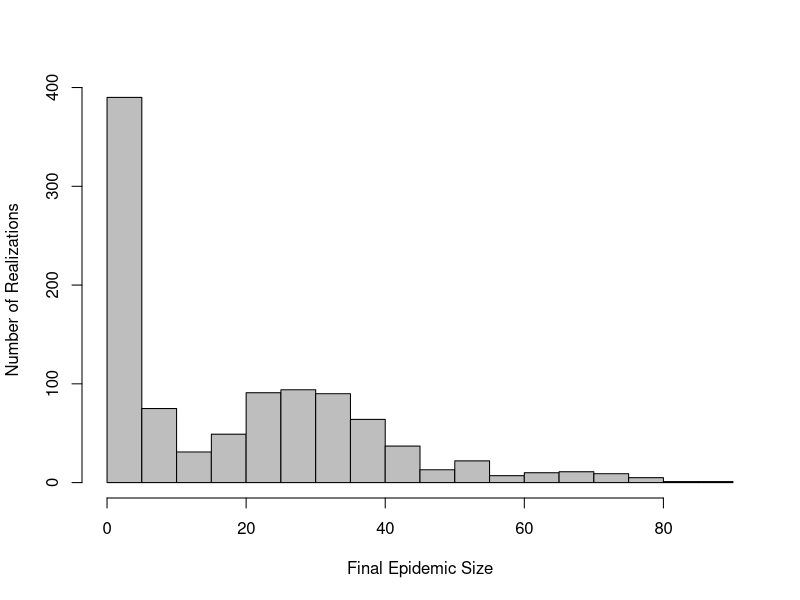
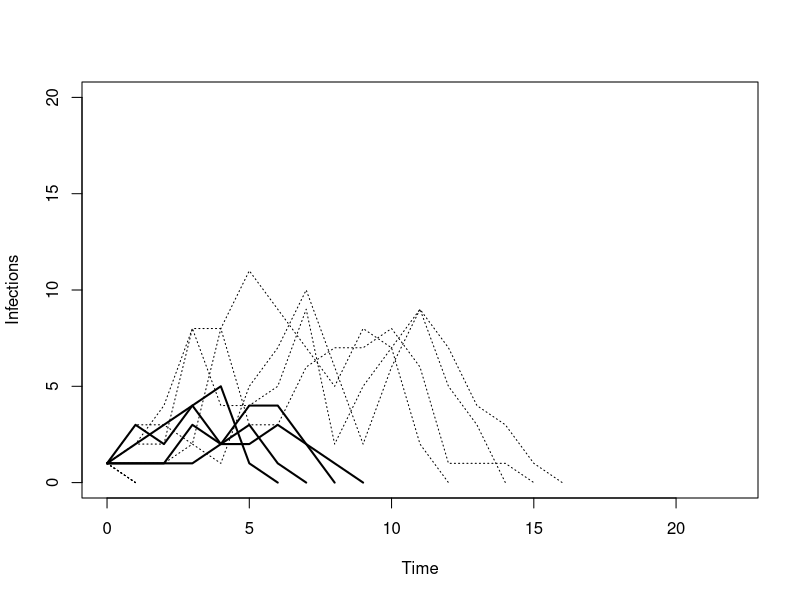
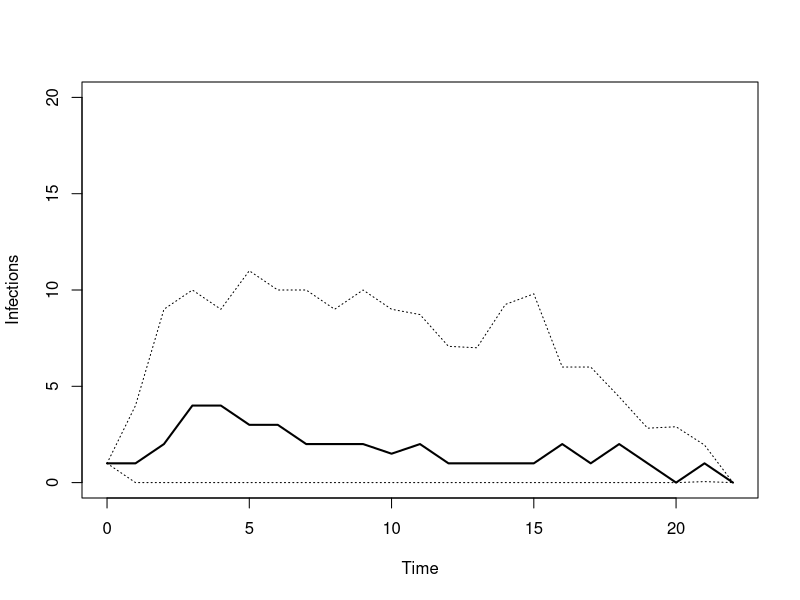
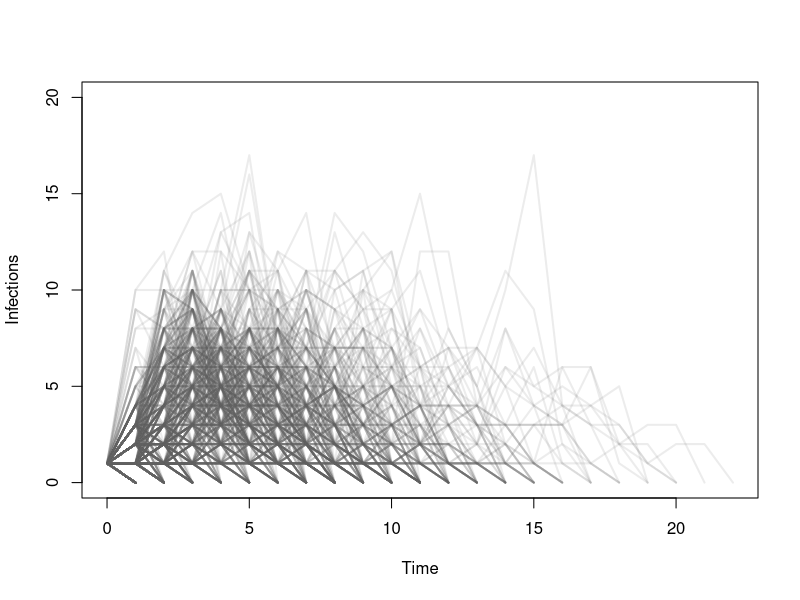
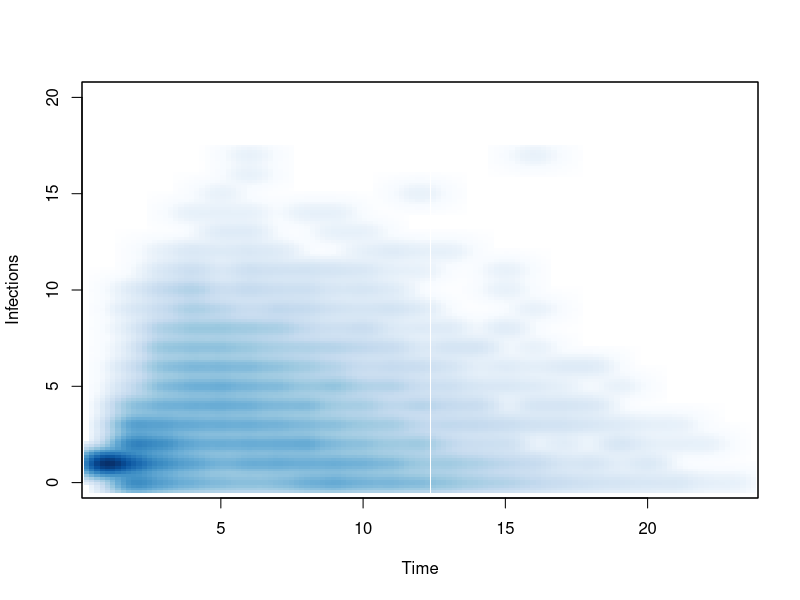
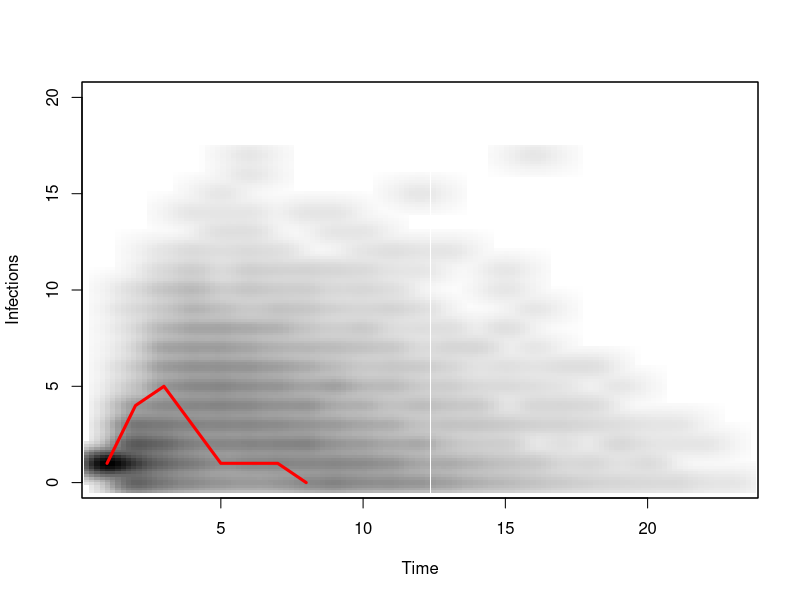

These figures' R source, in order:
####################################################################################################
# Source code: Visualizing Results from Infection Transmission Models:                             #
# A Case Against 'Confidence Intervals'                                                            #
# Author: Eric Lofgren, MSPH (Eric.Lofgren@unc.edu)                                                #                       
# Affiliation: Dept. of Epidemiology, UNC Gillings School of Global Public Health, Chapel Hill, NC #
####################################################################################################

##########################
# Simulation Information #
##########################
# Simulation was run using EpiFire 2.33 (http://sourceforge.net/projects/epifire/)
# Network data source: Largest connected component of Goodreau’s Faux Mesa High School from statnet
# Simulation type: Percolation
# Transmissibility: 0.5053
# Patient zero count: 1
# Number of runs: 1000
# Results file: visualizing_data.dat

###########################################################
# Setting Global Variables, Modifying Data Sets as Needed #
###########################################################

#Install and load necessary libraries
install.packages("RColorBrewer")
library(RColorBrewer)


#Download visualizing_data.dat, move it to your R working directory
#Import data into R
epidemic_timeseries <- read.csv("visualizing_data.dat", sep=",", header= F)

#Create a matrix-based representation of the results, set a few details about the simulation
#This will be used in Figure 3C and in the creation of other variables
timeseries_matrix <- as.matrix(epidemic_timeseries)
max_length <- 22 # Number of observations in epidemic_timeseries - 1
realizations <- 1000 # How many realizations of the model were run

#Create a new vector with the total number of cases for each epidemic
epidemic_sizes <- colSums(timeseries_matrix, na.rm = TRUE)
median_size<- median(epidemic_sizes)
upper_size <- quantile(epidemic_sizes, probs = c(0.975), na.rm=TRUE)
lower_size <- quantile(epidemic_sizes, probs = c(0.025), na.rm=TRUE)

#Select possible realizations representing the median, 2.5th and 97.5th percentiles of epidemic size
#Draw 4 of each. More can be drawn, but plot becomes progressively less clear
#These will be used for Figure 3A
median_candidates <- which(epidemic_sizes == median_size)
median_sample <- sample(median_candidates, 4)
median_realizations<- epidemic_timeseries[median_sample]

upper_candidates <- which(epidemic_sizes == upper_size)
upper_sample <- sample(upper_candidates, 4)
upper_realizations<- epidemic_timeseries[upper_sample]

lower_candidates <- which(epidemic_sizes == lower_size)
lower_sample <- sample(lower_candidates, 4)
lower_realizations<- epidemic_timeseries[lower_sample]

#Find the median and pointwise 2.5th and 97.5th quantiles for each simulated timestep
#This will be used for Figure 3B
median_line <- apply(epidemic_timeseries, 1, median, na.rm = TRUE)
pointwise_CI <- apply(epidemic_timeseries, 1, quantile, probs = c(0.025, 0.975),  na.rm = TRUE)

#Create a long dataset with all epidemics in a single column with a timestamp
#This will be used in Figure 3D
stack_series <- stack(epidemic_timeseries)
timestamp <- data.frame(rep(seq(1,23),realizations))
long_series<- cbind(stack_series,timestamp)
long_series<- long_series[,-2] #delete extraneous column

############
# Figure 2 #
############
#Histogram of Final Epidemic Sizes
pdf('epidemic_histogram.pdf')
hist(epidemic_sizes, breaks = 20, col = "grey", xlab = "Final Epidemic Size", ylab = "Number of Realizations", main="")
dev.off()

#############
# Figure 3A #
#############
#Plot four realizations each of the median, 2.5th and 97.5th percentiles of epidemic sizes
pdf('final_size_intervals.pdf')
plot(0:max_length, rep(NA,max_length+1),main="", xlab="Time",ylab="Infections", ylim=c(0,20))
for (i in 1:4){
	lines(0:max_length,median_realizations[,i], lwd = 2, col = "black")
	lines(0:max_length,upper_realizations[,i], lwd = 1, col = "black", lty = 3)
	lines(0:max_length,lower_realizations[,i], lwd = 1, col = "black", lty = 3)
}
dev.off()

#############
# Figure 3B #
#############
#Plot the pointwise median, 2.5th and 97.5th percentiles of the simulations
pdf('pointwise_intervals.pdf')
plot(0:max_length, rep(NA,max_length+1), main="", xlab="Time",ylab="Infections",ylim=c(0,20))
lines(0:max_length,median_line,lwd=2,col="black") #Plot Median Line
lines(0:max_length,pointwise_CI[1,], lwd=1, col="black", lty = 3) #Plot Lower Interval
lines(0:max_length,pointwise_CI[2,], lwd=1, col="black", lty=3) #Plot Upper Interval
dev.off()

#############
# Figure 3C #
#############
#Plot of each run individually, with transparency set to 70% transparent
pdf('overplotted_lines.pdf')
plot(0:max_length, rep(NA,max_length+1),main="",xlab="Time", ylab="Infections", ylim=c(0,20))
for (i in 1:realizations) {
  lines(0:max_length, timeseries_matrix [ ,i],lwd=2,col=rgb(100,100,100,30,maxColorValue=255))
}
dev.off()

#############
# Figure 3D #
#############
#Smooth scatterplot of the epidemic data, with 128 bins, and plotting of the individual points turned off
pdf('smoothed.pdf')
smoothScatter(long_series[,2],long_series[,1],nbin=128,nrpoints=0,main="", xlab="Time",ylab="Infections", ylim=c(0,20))
dev.off()

#############
# eFigure 1 #
#############
# Smooth greyscale scatterplot similar to Figure 3D, with the addition of a single overlayed trajectory of interest
# In this example, the trajectory plotted is one of the candidate "median" realizations
pdf('smooth_with_trajectory.pdf')
smoothScatter(long_series[,2],long_series[,1],nbin=128,nrpoints=0,main="", xlab="Time",ylab="Infections", ylim=c(0,20),colramp=colorRampPalette(RColorBrewer::brewer.pal(9,"Greys")))
single_trajectory <- epidemic_timeseries[sample(median_candidates, 1)]
lines(single_trajectory, lwd = 3, col = "red")
dev.off()

#End of File